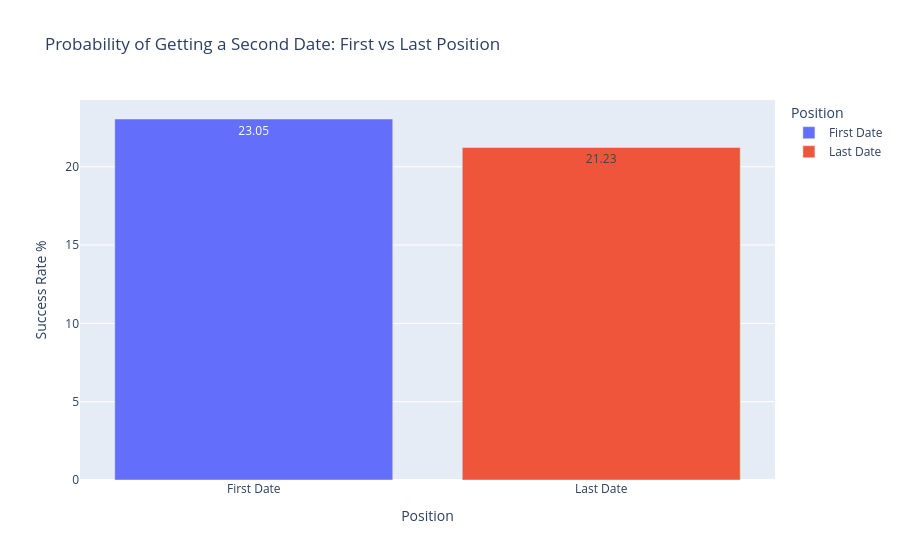

Source (notebook cell):
### Code cell
fig = px.bar(
    df_viz, 
    x='Position', 
    y='Success Rate %', 
    color='Position', 
    title="Probability of Getting a Second Date: First vs Last Position",
    text_auto='.2f' # Show the numbers on top
)
fig.show()

### Figure 1 — Plotly figure (JSON) as saved in the notebook; plotly's stock layout.template omitted (floating-point values rounded to 4 significant figures)
{"data": [{"alignmentgroup": "True", "hovertemplate": "Position=%{x}<br>Success Rate %=%{y}<extra></extra>", "legendgroup": "First Date", "marker": {"color": "#636efa", "pattern": {"shape": ""}}, "name": "First Date", "offsetgroup": "First Date", "orientation": "v", "showlegend": true, "textposition": "auto", "texttemplate": "%{y:.2f}", "type": "bar", "x": ["First Date"], "xaxis": "x", "y": [23.05], "yaxis": "y"}, {"alignmentgroup": "True", "hovertemplate": "Position=%{x}<br>Success Rate %=%{y}<extra></extra>", "legendgroup": "Last Date", "marker": {"color": "#EF553B", "pattern": {"shape": ""}}, "name": "Last Date", "offsetgroup": "Last Date", "orientation": "v", "showlegend": true, "textposition": "auto", "texttemplate": "%{y:.2f}", "type": "bar", "x": ["Last Date"], "xaxis": "x", "y": [21.23], "yaxis": "y"}], "layout": {"barmode": "relative", "legend": {"title": {"text": "Position"}, "tracegroupgap": 0}, "title": {"text": "Probability of Getting a Second Date: First vs Last Position"}, "xaxis": {"anchor": "y", "categoryarray": ["First Date", "Last Date"], "categoryorder": "array", "domain": [0, 1], "title": {"text": "Position"}}, "yaxis": {"anchor": "x", "domain": [0, 1], "title": {"text": "Success Rate %"}}}}
